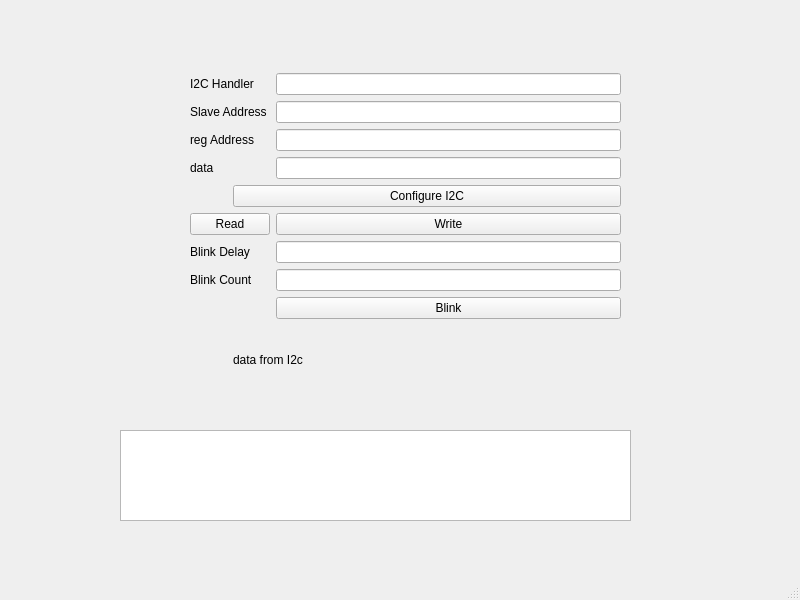
<?xml version="1.0" encoding="UTF-8"?>
<ui version="4.0">
 <class>MainWindow</class>
 <widget class="QMainWindow" name="MainWindow">
  <property name="geometry">
   <rect>
    <x>0</x>
    <y>0</y>
    <width>800</width>
    <height>600</height>
   </rect>
  </property>
  <property name="windowTitle">
   <string>MainWindow</string>
  </property>
  <widget class="QWidget" name="centralwidget">
   <widget class="QTextEdit" name="outputText">
    <property name="geometry">
     <rect>
      <x>120</x>
      <y>430</y>
      <width>511</width>
      <height>91</height>
     </rect>
    </property>
   </widget>
   <widget class="QWidget" name="">
    <property name="geometry">
     <rect>
      <x>190</x>
      <y>73</y>
      <width>431</width>
      <height>321</height>
     </rect>
    </property>
    <layout class="QGridLayout" name="gridLayout">
     <item row="0" column="0" colspan="2">
      <widget class="QLabel" name="label">
       <property name="text">
        <string>I2C Handler</string>
       </property>
      </widget>
     </item>
     <item row="0" column="2">
      <widget class="QLineEdit" name="i2cDeviceEdit"/>
     </item>
     <item row="1" column="0" colspan="2">
      <widget class="QLabel" name="label_2">
       <property name="text">
        <string>Slave Address</string>
       </property>
      </widget>
     </item>
     <item row="1" column="2">
      <widget class="QLineEdit" name="slaveAddressEdit"/>
     </item>
     <item row="2" column="0" colspan="2">
      <widget class="QLabel" name="label_3">
       <property name="text">
        <string>reg Address</string>
       </property>
      </widget>
     </item>
     <item row="2" column="2">
      <widget class="QLineEdit" name="regAddressEdit"/>
     </item>
     <item row="3" column="0">
      <widget class="QLabel" name="label_4">
       <property name="text">
        <string>data</string>
       </property>
      </widget>
     </item>
     <item row="3" column="2">
      <widget class="QLineEdit" name="dataEdit"/>
     </item>
     <item row="4" column="1" colspan="2">
      <widget class="QPushButton" name="Configure">
       <property name="text">
        <string>Configure I2C</string>
       </property>
      </widget>
     </item>
     <item row="5" column="0" colspan="2">
      <widget class="QPushButton" name="readButton">
       <property name="text">
        <string>Read</string>
       </property>
      </widget>
     </item>
     <item row="5" column="2">
      <widget class="QPushButton" name="writeButton">
       <property name="text">
        <string>Write</string>
       </property>
      </widget>
     </item>
     <item row="6" column="0" colspan="2">
      <widget class="QLabel" name="label_5">
       <property name="text">
        <string>Blink Delay</string>
       </property>
      </widget>
     </item>
     <item row="6" column="2">
      <widget class="QLineEdit" name="blinkDelayEdit"/>
     </item>
     <item row="7" column="0" colspan="2">
      <widget class="QLabel" name="label_6">
       <property name="text">
        <string>Blink Count</string>
       </property>
      </widget>
     </item>
     <item row="7" column="2">
      <widget class="QLineEdit" name="blinkTimesEdit"/>
     </item>
     <item row="8" column="2">
      <widget class="QPushButton" name="blinkButton">
       <property name="text">
        <string>Blink</string>
       </property>
      </widget>
     </item>
     <item row="9" column="1" colspan="2">
      <widget class="QLabel" name="outputDisplay">
       <property name="text">
        <string>data from I2c</string>
       </property>
      </widget>
     </item>
    </layout>
   </widget>
  </widget>
  <widget class="QMenuBar" name="menubar">
   <property name="geometry">
    <rect>
     <x>0</x>
     <y>0</y>
     <width>800</width>
     <height>22</height>
    </rect>
   </property>
  </widget>
  <widget class="QStatusBar" name="statusbar"/>
 </widget>
 <resources/>
 <connections/>
</ui>
